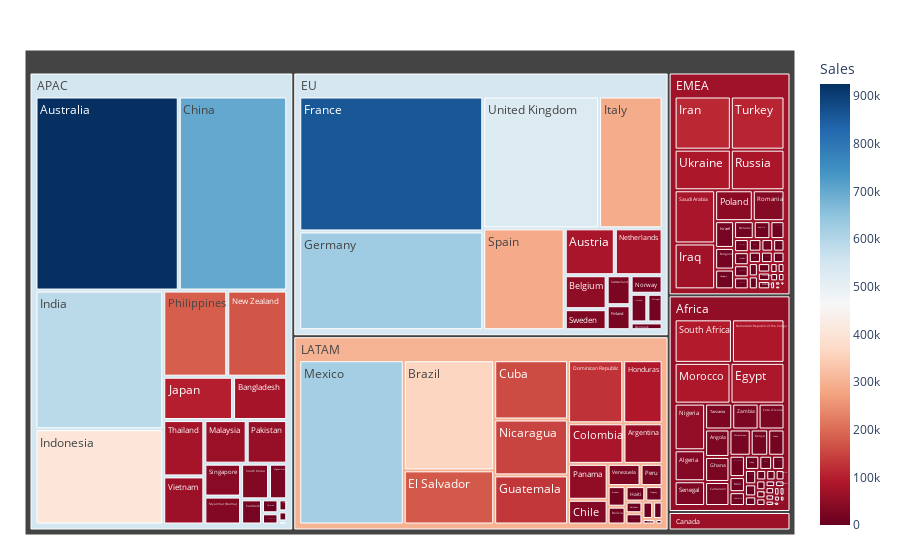

The cell this chart's notebook holds for it:
### Code cell
#판매액 기준 트리맵 - 미국 제외
import plotly.express as px
import numpy as np

temp2 = df[df['Market'] != 'US'][['Market','Country','Sales']].groupby(['Market','Country'])['Sales'].sum().reset_index()

fig = px.treemap(temp2,path=['Market','Country'], values='Sales',
                  color='Sales', hover_data=['Market','Country','Sales'], color_continuous_scale='RdBu')

fig.update_layout(margin = dict(t=50, l=25, r=25, b=25))
#color_discrete_sequence = px.colors.qualitative.Plotly)fig.data[0].textinfo = 'label+text+value'fig.show()

### Figure 1 — Plotly figure (JSON) as saved in the notebook; plotly's stock layout.template omitted (floating-point values rounded to 4 significant figures; data arrays with more than 128 entries replaced by an {"elided": "..."} marker saying what was removed)
{"data": [{"branchvalues": "total", "customdata": {"elided": "154x4 mixed values"}, "domain": {"x": [0, 1], "y": [0, 1]}, "hovertemplate": "labels=%{label}<br>Sales_sum=%{value}<br>parent=%{parent}<br>id=%{id}<br>Market=%{customdata[0]}<br>Country=%{customdata[1]}<br>Sales=%{color}<extra></extra>", "ids": {"elided": "154 str values"}, "labels": {"elided": "154 str values"}, "marker": {"coloraxis": "coloraxis", "colors": {"elided": "154 float values"}}, "name": "", "parents": {"elided": "154 str values"}, "type": "treemap", "values": {"elided": "154 int values"}}], "layout": {"coloraxis": {"colorbar": {"title": {"text": "Sales"}}, "colorscale": [[0, "rgb(103,0,31)"], [0.1, "rgb(178,24,43)"], [0.2, "rgb(214,96,77)"], [0.3, "rgb(244,165,130)"], [0.4, "rgb(253,219,199)"], [0.5, "rgb(247,247,247)"], [0.6, "rgb(209,229,240)"], [0.7, "rgb(146,197,222)"], [0.8, "rgb(67,147,195)"], [0.9, "rgb(33,102,172)"], [1, "rgb(5,48,97)"]]}, "legend": {"tracegroupgap": 0}, "margin": {"b": 25, "l": 25, "r": 25, "t": 50}}}
